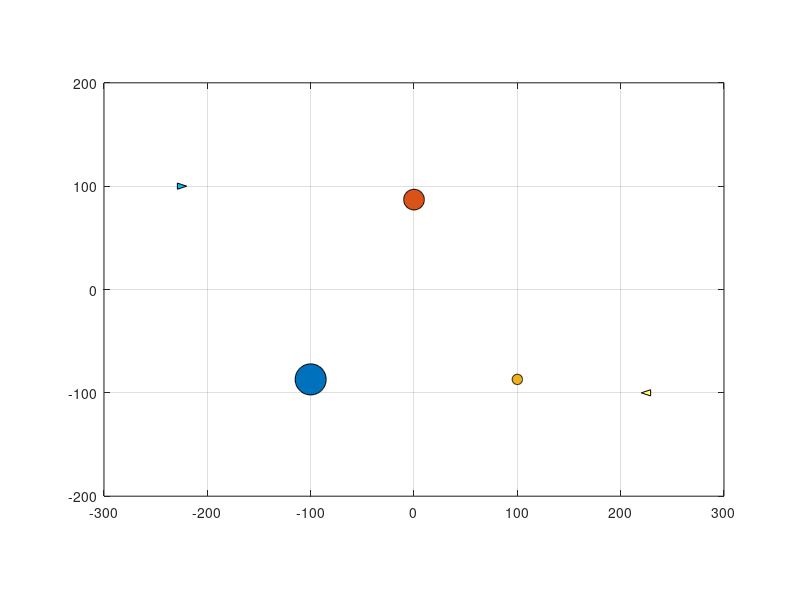

Here is the MATLAB script that generated this plot:
function app = fixedMission(app)

if (nargin == 0)  % no inputs, if used outside of App Designer
    app.UIAxes = gca;  % must define UIAxes and
    app.hq = [];       % initialize quiver handle
end
ax = app.UIAxes;  % get axes
cla(ax)           % clear axes 

%% Plot Spaceships
app.xs = [-225  225];      % ship x-positions
app.ys = [ 100 -100];      % ship y-positions
app.Rs = [   5    5];      % ship sizes
cs = [0 .73 .96; 1 1 .4];  % ship colors

xt = [-5 4 4 -5]/5;        % triangle x-points
yt = [ 0 3 -3 0]/5;        % triangle y-points

fill(ax,app.xs(1)-app.Rs(1)*xt, ...
        app.ys(1)+app.Rs(1)*yt,cs(1,:))
hold(ax,"on")
fill(ax,app.xs(2)+app.Rs(2)*xt, ...
        app.ys(2)+app.Rs(2)*yt,cs(2,:))
grid(ax,"on")

%% Plot Gravitational Bodies
app.xb = [-100 0  100];    % body x-positions
app.yb = [ -87 87 -87];    % body y-positions
app.Rb = [  15 10   5];    % body sizes
nb = length(app.Rb);       % number of bodies
cb = lines(nb);            % body colors (colormap)

ang = 0:5:360;             % angle, degrees 
xc = cosd(ang);            % circle x-points
yc = sind(ang);            % circle y-points

for k = 1:nb
   fill(ax,app.xb(k)+app.Rb(k)*xc, ...
           app.yb(k)+app.Rb(k)*yc,cb(k,:))
end
axis(ax,"equal")
xlim(ax,[-300 300])
ylim(ax,[-200 200])

% Customize figure axes (in App Desinger)
% set(ax,"Color",[0 0 0])
% set(ax,"GridColor",[1 1 1])
% set(ax,"XTickLabel",[],"YTickLabel",[])
% set(ax,"XTick",-300:50:300,"YTick",-200:50:200)

end % function

% Copyright 2022 The MathWorks, Inc.